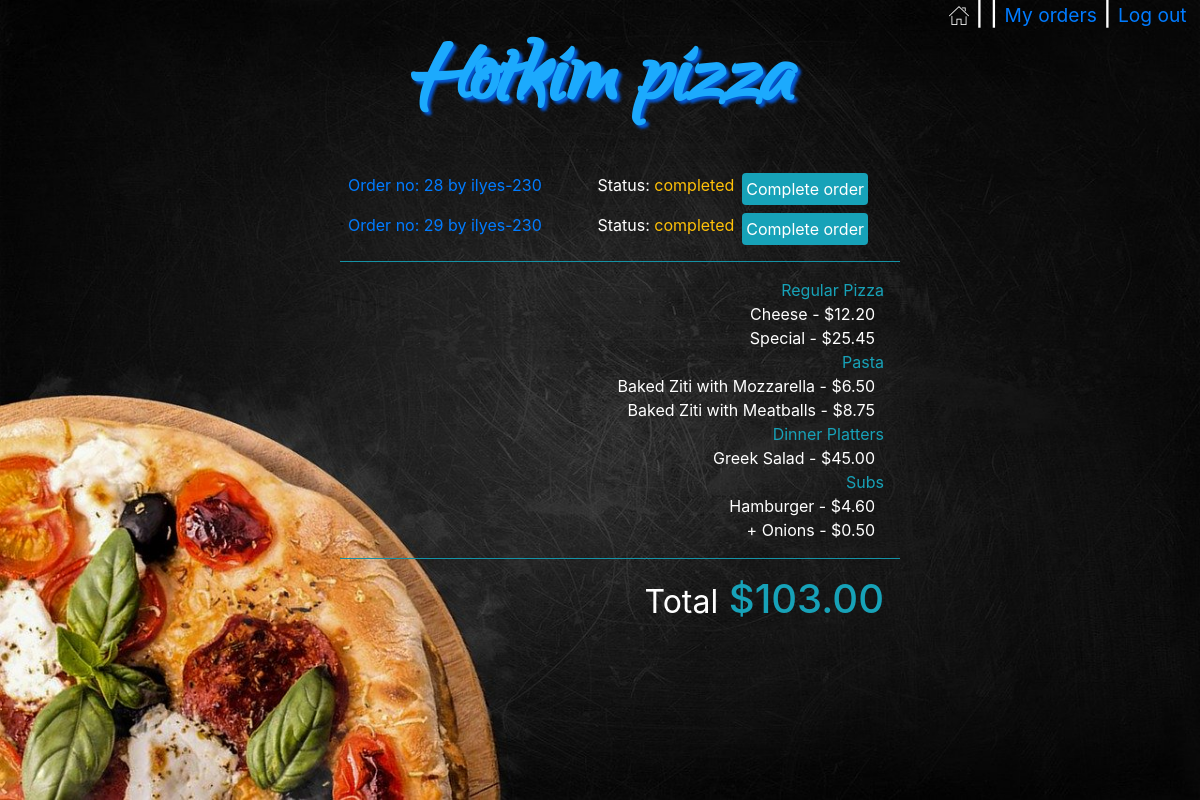
Screenshot of /orders_manager/ilyes-230/28 with the database file from the repository.
### orders/models.py (models this page shows, shortened)
class User_order(models.Model):
    user=models.ForeignKey(User,on_delete=models.CASCADE)
    order_number=models.IntegerField()
    topping_allowance=models.IntegerField(default=0)
    status=models.CharField(max_length=64,default='initiated')

class Order2(models.Model):
    user=models.ForeignKey(User,on_delete=models.CASCADE)
    number=models.IntegerField()
    category=models.CharField(max_length=64,null=True)
    name=models.CharField(max_length=64)
    price=models.DecimalField(max_digits=4,decimal_places=2)
    def __str__(self):
        return f"{self.name} - ${self.price} "

### orders/views.py (the view)
# urls.py: path("orders_manager/<str:user>/<str:order_number>", views.orders_manager, name="orders_manager"),
def orders_manager(request,user,order_number):
    user=User.objects.get(username=user)
    context = {
        "Checkout":Order2.objects.filter(user=user,number=order_number),
        "Checkout_category":Order2.objects.filter(user=user,number=order_number).values_list('category').distinct(),
        "Total":list(Order2.objects.filter(user=user,number=order_number).aggregate(Sum('price')).values())[0],
        "user":request.user,
        "Category": Category.objects.all(),
        "Order_number":order_number,
        "All_orders":User_order.objects.exclude(status='initiated')
    }
    return render(request,"orders_manager.html",context)

### orders/templates/orders_manager.html (shortened to what this page needs)
<!DOCTYPE html>
<html style="height:100%">
<head>
    {% load static %}
    <link rel="stylesheet" type="text/css" href="{% static 'styles.css' %}">
    <link rel="stylesheet" href="https://maxcdn.bootstrapcdn.com/bootstrap/4.1.3/css/bootstrap.min.css">
</head>
<body style="height:100%">
    <img id='pizza_background' style="width: 100%; height: 100vh; background-size: cover;" src="{% static 'pizzalove.jpg' %}">
    {% if Category %}
    <div id='username' style="background-color:transparent !important;">
        <h4 class='px-2' ><a href="{% url 'index' %}"><img src="{% static 'home.png' %}"></a> |
            {{user.username}} |
            {% if not user.is_superuser %}
            <small><a href="{% url 'my_orders' Order_number %}">My orders</a></small> |
            {% endif %}
            <small><a href="{% url 'logout' %}"> Log out&nbsp;</a></small>
        </h4>
    </div>
    {% endif %}
    <p id='logo' class='text-center m-0 font-weight-bold'><a href="{% url 'index' %}">Hotkim pizza</a></p>
    <div id='my_orders_container' class='w-50 mx-auto' >
        <div class=' text-left pr-3'>
            <ul >
                {% for row in All_orders%}
                <li class='p-2' >
                    <a href="{% url 'orders_manager' row.user row.order_number  %}"><span>Order no: {{row.order_number}} by {{row.user}}</span></a>
                    <a href="{% url 'complete_order' row.user row.order_number  %}"><span class='float-right mx-2 p-1 bg-info rounded text-white'>Complete order</span></a>
                    <span class='float-right'>Status: <span class='text-warning'>{{row.status}}</span></span>
                </li>
                {% endfor %}
            </ul>
        </div>
        <ul>
            <hr class='bg-info'>
            {% for check_cat in Checkout_category %}
                <li class='text-info text-right pr-3'>{{check_cat|cut:"("|cut:")"|cut:","|cut:"'"}}</li>
                {% for row in Checkout %}
                {% if row.category == check_cat|cut:"("|cut:")"|cut:","|cut:"'"  %}
                <li class='pr-3 text-right'>{{row}}&nbsp;</li>
                {% endif %}
                {% endfor %}
            {% endfor %}
            <hr class='bg-info'>
            <li class='text-info text-right pr-3 '><h1><small class='text-white'>Total</small> ${{Total|floatformat:2}}</h1></li>
        </ul>
    </div>
</body>
</html>

### orders/static/styles.css (style rules this page uses)
#pizza_background { position: absolute; z-index:-99; }
#logo { padding:0px; font-family: webLogo ; font-size: 110px; text-shadow: 3px 3px 3px rgb(5, 87, 211); }
#logo a:link, #place_order:link, #confirm_order:link { color:rgb(28, 170, 253); }
#center_box,#username { color: white; }
#username { position: absolute; right: 0; }
li { list-style-type: none; }
#my_orders_container { color: white; }

### rows the page displays
User_order: order_number "28", user "ilyes-230", status "completed"
User_order: order_number "29", user "ilyes-230", status "completed"
Order2: name+price "Cheese - $12.20"
Order2: name+price "Special - $25.45"
Order2: name+price "Baked Ziti with Mozzarella - $6.50"
Order2: name+price "Baked Ziti with Meatballs - $8.75"
Order2: name+price "Greek Salad - $45.00"
Order2: name+price "Hamburger - $4.60"
Order2: name+price "+ Onions - $0.50"

### other values shown
{{ check_cat|cut:"("|cut:")"|cut:","|cut:"'" }} "Regular Pizza" "Pasta" "Dinner Platters" "Subs"
{{ Total|floatformat:2 }} "103.00"
